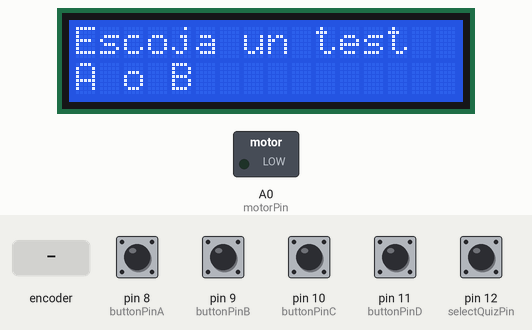
Recording of a sketch running on a simulated Arduino Uno, built with avr-gcc and run on an emulated ATmega328P. Parts: 16×2 character LCD, switched loads named in the sketch (green lamp = pin HIGH). The test bench sets the inputs (shaded band); at power-on: pin 8 (buttonPinA), pin 9 (buttonPinB), pin 10 (buttonPinC), pin 11 (buttonPinD), pin 12 (selectQuizPin) LOW.

Above: at 1.2 s.
1.3 s: rotary encoder on pin 8 (buttonPinA) / pin 9 (buttonPinB) turned 1 step (first pin leading)
At 4.0 s:
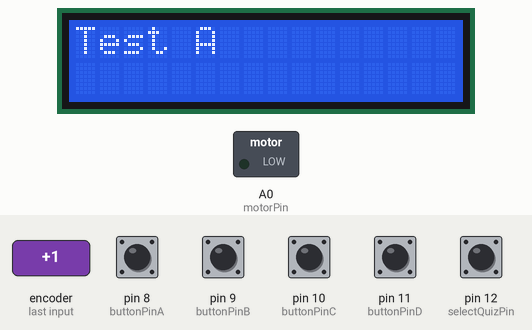
At 13.2 s:
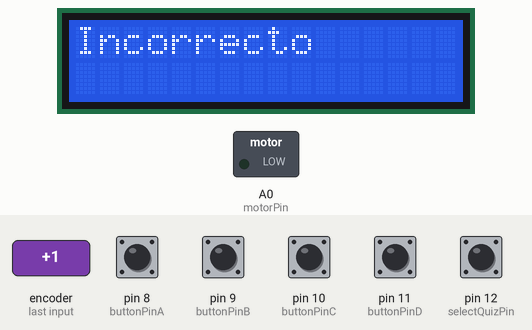
Timing chart, 0 to 28.1 s (numbered marks = the images above; inputs shaded):
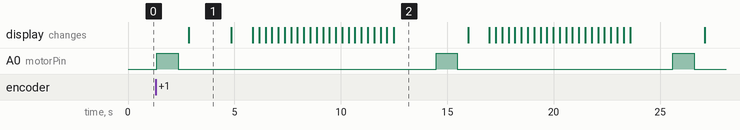

The sketch:

Calificador.ino
```cpp
#include <LiquidCrystal.h>

// Definición de pines
const int buttonPinA = 8;       // Pulsador A
const int buttonPinB = 9;       // Pulsador B
const int buttonPinC = 10;      // Pulsador C
const int buttonPinD = 11;      // Pulsador D
const int selectQuizPin = 12;   // Pulsador para seleccionar cuestionario
const int restartButtonPin = 13; // Pulsador para reiniciar el bucle
const int motorPin = A0;        // Pin del motor DC Gear en A0
const int ledPin = 7;           // LED indicador
const int potPin = 4;           // Pin del potenciómetro
const int lcdBrightnessPin = 3; // Pin de control de brillo LCD

// Variables globales
int seleccionRealizada = 0;     // Variable para registrar si ya se seleccionó A o B
unsigned long tiempoInicio;     // Variable para almacenar el tiempo de inicio del resultado
int nota = 0;                    // Variable para almacenar el puntaje

// Inicialización de LCD
LiquidCrystal lcd(7, 6, 5, 4, 3, 2);

// Función para reiniciar el programa
void reiniciarPrograma() {
  seleccionRealizada = 0;
  nota = 0;
  lcd.clear();
  lcd.print("Escoja un test");
  lcd.setCursor(0, 1);
  lcd.print("A o B");
}

void setup() {
  // Configuración de pines
  pinMode(buttonPinA, INPUT);
  pinMode(buttonPinB, INPUT);
  pinMode(buttonPinC, INPUT);
  pinMode(buttonPinD, INPUT);
  pinMode(selectQuizPin, INPUT);
  pinMode(restartButtonPin, INPUT);
  pinMode(ledPin, OUTPUT);
  pinMode(motorPin, OUTPUT);      // Nuevo pin del motor en A0
  pinMode(lcdBrightnessPin, OUTPUT);

  Serial.begin(9600);

  // Inicialización de LCD
  lcd.begin(16, 2);
  reiniciarPrograma();

  // Ajuste de brillo de LCD basado en potenciómetro
  int brightness = analogRead(potPin) / 2;
  analogWrite(lcdBrightnessPin, brightness);
}

// Función para leer el botón seleccionado
char leerBoton() {
  while (true) {
    if (digitalRead(buttonPinA) == HIGH) {
      return 'A';
    } else if (digitalRead(buttonPinB) == HIGH) {
      return 'B';
    } else if (digitalRead(buttonPinC) == HIGH) {
      return 'C';
    } else if (digitalRead(buttonPinD) == HIGH) {
      return 'D';
    } else if (digitalRead(selectQuizPin) == HIGH) {
      return 0;
    }
  }
}

// Función para leer el botón de reinicio
char leerBotonReinicio() {
  if (digitalRead(restartButtonPin) == HIGH) {
    return 'R';
  }
  return 0;
}

void loop() {
  if (seleccionRealizada == 0) {
    char selectedTest = leerBoton();

    // Enciende el motor durante 1 segundo
    digitalWrite(motorPin, HIGH);
    delay(1000);
    digitalWrite(motorPin, LOW);
    delay(500);  // Añade un retraso adicional para asegurar que el motor se apague antes de la siguiente iteración

    //Condicional según el test seleccionado
    if (selectedTest == 'A' || selectedTest == 'B') {
      lcd.clear();
      lcd.print("Test ");
      lcd.print(selectedTest);
      delay(2000);
      seleccionRealizada = 1;


	//Test A
      if (selectedTest == 'A') {
        realizarPregunta("1. 1+1 ", "a. 1   b. 2   c. 3   d. 4", 'B', "Correcto!");
        realizarPregunta("2. 2+2 ", "a. 5   b. 3   c. 4   d. 1", 'C', "Correcto!");
        realizarPregunta("3. 3x5 ", "a. 15   b. 9   c. 22   d. 1", 'A', "Correcto!");
        realizarPregunta("4. 10/2", "a. 5   b. 3   c. 4   d. 1", 'A', "Correcto!");
        realizarPregunta("5. 3+1", "a. 5   b. 3   c. 4   d. 1", 'C', "Correcto!");
      }

      //Test B
      else if (selectedTest == 'B') {
     realizarPregunta("1. Cual es un verbo","a. Comer   b. Azul  c. Mar   d. Lejos", 'A', "Correcto!");
     realizarPregunta("2. Escritor de 'La Odisea'", "a. Platon   b. Homero  c.Lorca  d.Lars", 'B', "Correcto!");
     realizarPregunta("3. Cuantas vocales hay en 'CASA'", "a. 4   b. 3   c. 2   d. 1", 'C', "Correcto!");
     realizarPregunta("4. Antonimo de Alegre", "a. Triste b. Feliz  c.Mal d. Ninguna", 'A', "Correcto!");
     realizarPregunta("5. Dia de la semana", "a.Lunes  b.Mayo  c.Abril   d. Enero", 'A', "Correcto!");
      }
    }
  } else {
    lcd.clear();
    lcd.print("Nota: ");
    lcd.print(nota);
    delay(500);

    if (digitalRead(selectQuizPin) == HIGH) {
      reiniciarPrograma();
    }

    char reiniciar = leerBotonReinicio();
    if (reiniciar == 'R') {
      reiniciarPrograma();
    }
  }
}

// Función para realizar una pregunta
void realizarPregunta(const char *pregunta, const char *opciones, char opcionCorrecta, const char *mensajeCorrecto) {
  lcd.clear();
  lcd.print(pregunta);
  lcd.setCursor(0, 1);
  lcd.print(opciones);

  delay(1000);

  // Desplaza el texto en la pantalla LCD para mostrar todas las opciones
  for (int positionCounter = 1; positionCounter <= 22; positionCounter++) {
    lcd.scrollDisplayLeft();
    delay(300);
  }
  lcd.clear();
  lcd.print(pregunta);
  lcd.setCursor(0, 1);
  lcd.print(opciones);

  char opcionSeleccionada = leerBoton();

  if (opcionSeleccionada == opcionCorrecta) {
    lcd.clear();
    lcd.print(mensajeCorrecto);
    delay(2000);
    nota = nota + 2;

    // Enciende el motor durante 1 segundo
    digitalWrite(motorPin, HIGH);
    delay(1000);
    digitalWrite(motorPin, LOW);
    delay(500);  // Añade un retraso adicional para asegurar que el motor se apague antes de la siguiente iteración
  } else {
    lcd.clear();
    lcd.print("Incorrecto");
    delay(2000);

    // Enciende el motor durante 1 segundo
    digitalWrite(motorPin, HIGH);
    delay(1000);
    digitalWrite(motorPin, LOW);
    delay(500);  // Añade un retraso adicional para asegurar que el motor se apague antes de la siguiente iteración
  }
}
```

Measured:
- after the input at 1.3 s, A0 (motorPin): goes HIGH 1.0 s, LOW 12.1 s, HIGH 1.0 s, LOW 10.1 s, HIGH 1.0 s, then LOW, starting after 0.05 s; the display: changes after 1.6 s (image 1)
- what the display in image 1 shows lasts 2.0 s, from 2.9 s to 4.9 s
